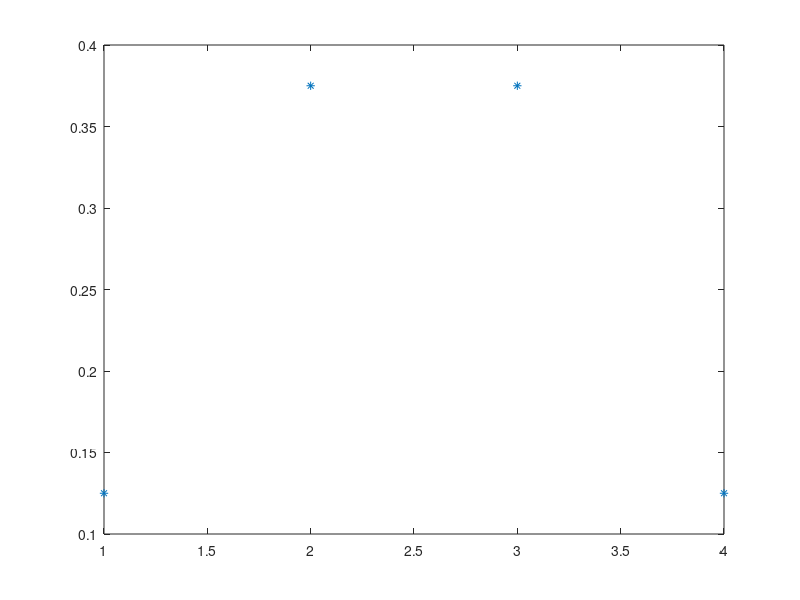

Source code (MATLAB):
n = input("nr of tries: ")
p = input("probabilities: ")
x = 0:n
yp = binopdf(x,n,p)
%plot(y, "*")
%hold on
xx = 0:0.01:n
yy = binocdf(xx,n,p)
%plot(yy)

% exercice 2 a

coinToss = 3
p = .5
x3 = 0:coinToss
X3 = binopdf(x3, coinToss, p)
plot(X3, "*")

% 2b todo
binocdf(0, 3, .5)

% 2c P(X=0)
binopdf(0,3,.5)
1-binopdf(1,3,0.5)

% 2d
binocdf(2,3,.5)
binocdf(1,3,.5)

% 2e
1-binocdf(0,3,.5)
1-binocdf(1,2,.5)

% 2f
